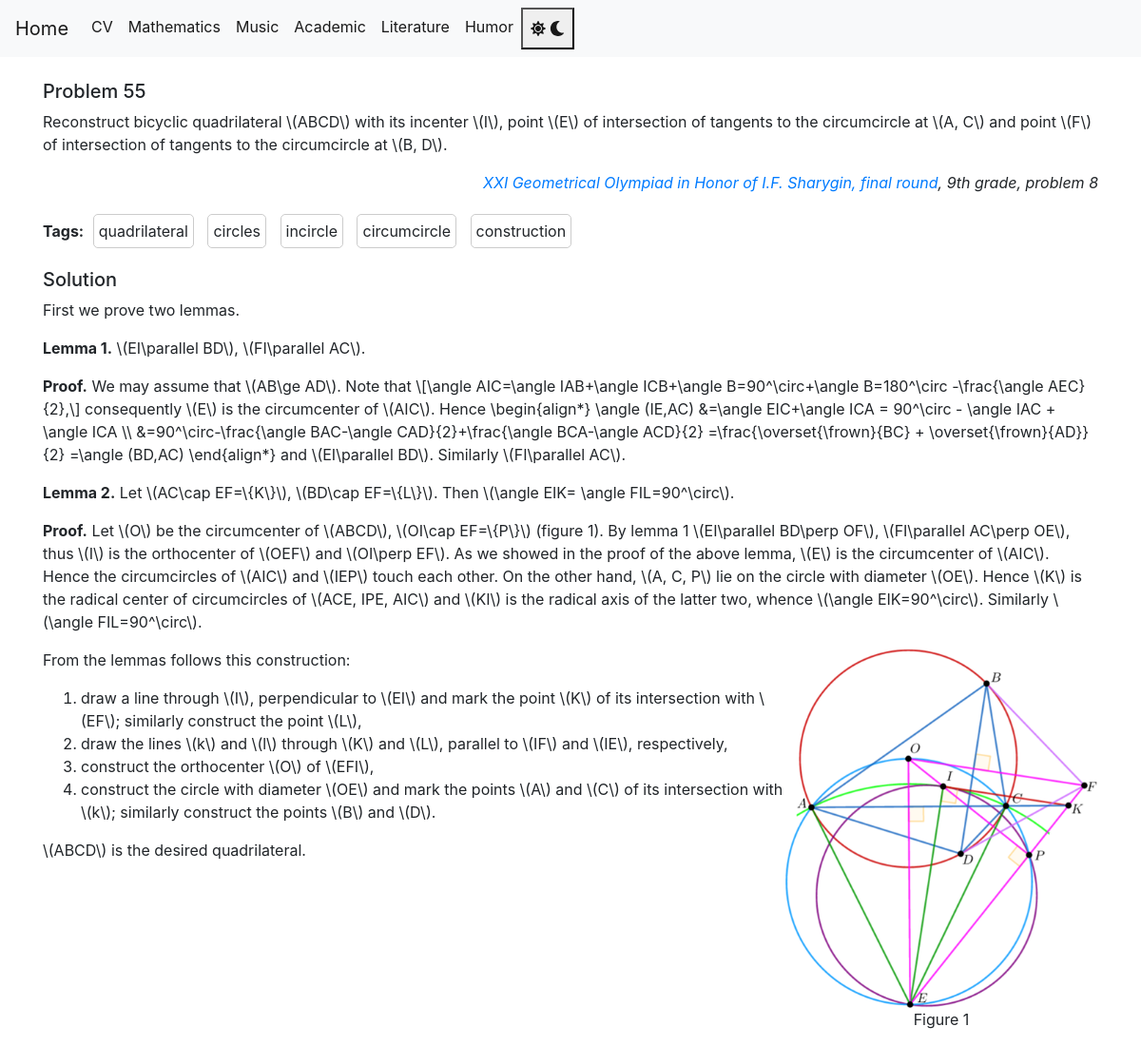
The app's page /mathematics/geometry/55 with its own data.
### tables this page shows
CREATE TABLE problems (
    category TEXT,
    id INTEGER,
    statement TEXT NOT NULL,
    solution TEXT NOT NULL,
    PRIMARY KEY (category, id)
);

CREATE TABLE problem_tags (
    problem_category TEXT REFERENCES problems(category),
    problem_id INTEGER REFERENCES problems(id),
    tag VARCHAR(255)
);

### main.py (the view)
@app.route('/mathematics/<category>/<int:id>')
def problem(category, id):
    problem = get_problem(category, id)
    tags = get_problem_tags(category, id)
    return render_template('problem.html', category=category, problem=problem, tags=tags)

### main.py (called while the page is built)
def get_db_connection():
    conn = sqlite3.connect('database.db')
    conn.row_factory = sqlite3.Row
    return conn

def get_problem(category, id):
    conn = get_db_connection()
    problem = conn.execute('SELECT * FROM problems WHERE category = ? AND id = ?',
                           (category, id)).fetchone()
    conn.close()
    if problem is None:
        abort(404)
    return problem

def get_problem_tags(category, id):
    conn = get_db_connection()
    tags = conn.execute('SELECT tag FROM problem_tags WHERE problem_category = ? and problem_id = ?',
                        (category, id)).fetchall()
    tags = [tag[0] for tag in tags]
    conn.close()
    if tags is None:
        abort(404)
    return tags

### templates/problem.html (shortened to what this page needs)
{% extends 'math_base.html' %}
{% block content %}
<br>
<h5>Problem {{ problem['id'] }}</h5>
{{ problem['statement'] | safe }}
<p>
    <b>Tags:</b> {% for tag in tags %}
    <span class="tag-frame">{{ tag }}</span>
    {% endfor %}
</p>
{{ problem['solution'] | safe }}
<br>
{% endblock %}

### templates/math_base.html (shortened to what this page needs)
{% extends 'base.html' %}

### templates/base.html (shortened to what this page needs)
<!DOCTYPE html>
<html lang="en">
<head>
    <link rel="stylesheet" href="{{ url_for('static', filename= 'css/style.css') }}">
    <link rel="stylesheet" href="https://stackpath.bootstrapcdn.com/bootstrap/4.3.1/css/bootstrap.min.css"
>
</head>
<body>
<nav class="navbar navbar-expand-md" id="mainNavbar">
    <a class="navbar-brand" href="{{ url_for('index') }}">Home</a>
    <div class="collapse navbar-collapse" id="navbarNav">
        <ul class="navbar-nav">
            <li class="nav-item active">
                <a class="nav-link" href="{{ url_for('cv') }}">CV</a>
            </li>
            <li class="nav-item active">
                <a class="nav-link" href="{{ url_for('mathematics') }}">Mathematics</a>
            </li>
            <li class="nav-item active">
                <a class="nav-link" href="{{ url_for('music') }}">Music</a>
            </li>
            <li class="nav-item active">
                <a class="nav-link" href="{{ url_for('academic') }}">Academic</a>
            </li>
            <li class="nav-item active">
                <a class="nav-link" href="{{ url_for('literature') }}">Literature</a>
            </li>
            <li class="nav-item active">
                <a class="nav-link" href="{{ url_for('humor') }}">Humor</a>
            </li>
            <li class="nav-item active">
                <button class="nav-link" onclick="toggleDarkMode()" id="darkModeToggle">
                    <i class="fas fa-sun"></i>
                    <i class="fas fa-moon"></i>
                </button>
            </li>
        </ul>
    </div>
</nav>
<div class="container">
    {% block content %} {% endblock %}
</div>
</body>
</html>

### static/css/style.css (style rules this page uses)
:root { --bg-color-light: #ffffff; --text-color-light: #000000; --selected-bg-light: #2fff00; --bg-color-dark: #1f1f1f; --text-color-dark: #ffffff; --border-color-dark: #ccc; --selected-bg-dark: #007f00; }
body { background-color: var(--bg-color-light); color: var(--text-color-light); }
.tag-frame, .humorist-frame, .censor-frame { border: 1px solid var(--border-color-dark); border-radius: 5px; padding: 5px; margin: 5px; display: inline-block; }

### records on screen
problems: id "55", statement "Reconstruct bicyclic quadrilateral \\(ABCD\\) with its incenter \\(I\\), point \\(E\\) of intersection of tangents to the circumcircle at \\(A, C\\) and point \\(F\\) of intersection of tangents to the circumcircle at \\(B, D\\). XXI Geometrical Olympiad in Honor of I.F. Sharygin, final round , 9th grade, problem 8", solution "Solution First we prove two lemmas. Lemma 1. \\(EI\\parallel BD\\), \\(FI\\parallel AC\\). Proof. We may assume that \\(AB\\ge AD\\). Note that \\[\\angle AIC=\\angle IAB+\\angle ICB+\\angle B=90^\\circ+\\angle B=180^\\circ -\\frac{\\angle AEC}{2},\\] consequently \\(E\\) is the circumcenter of \\(AIC\\). Hence \\begin{align*} \\angle (IE,AC) &=\\angle EIC+\\angle ICA = 90^\\circ - \\angle IAC + \\angle ICA \\\\ &=90^\\circ-\\frac{\\angle BAC-\\angle CAD}{2}+\\frac{\\angle BCA-\\angle ACD}{2} =\\frac{\\overset{\\frown}{BC} + \\overset{\\frown}{AD}}{2} =\\angle (BD,AC) \\end{align*} and \\(EI\\parallel BD\\). Similarly \\(FI\\parallel AC\\). Lemma 2. Let \\(AC\\cap EF=\\{K\\}\\), \\(BD\\cap EF=\\{L\\}\\). Then \\(\\angle EIK= \\angle FIL=90^\\circ\\). Proof.…", solution (picture)
problem_tags: tag "quadrilateral"
problem_tags: tag "circles"
problem_tags: tag "incircle"
problem_tags: tag "circumcircle"
problem_tags: tag "construction"
